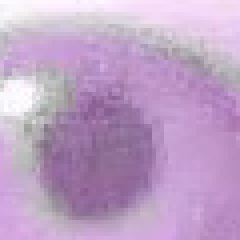
#> input picture OBJ 1 - IMPLEMENTACION/12 - Diametro de la pupila/Opencv - python/cropped_image.png, 60 x 60 px (shown 4 times larger)
$ python hough-example.py
#> lines starting #> are read from the running program, lines starting #| are printed output that depends on the picture
import numpy as np
import cv2 as cv

img = cv.imread('cropped_image.png', cv.IMREAD_GRAYSCALE)
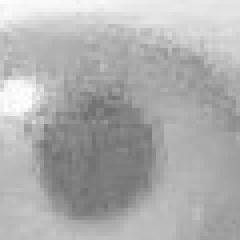
#> img: shape (60, 60) (shown 4 times larger); min 110, max 254, mean 174.1
assert img is not None, "file could not be read, check with os.path.exists()"
img = cv.medianBlur(img,5)
cimg = cv.cvtColor(img,cv.COLOR_GRAY2BGR)

circles = cv.HoughCircles(img,cv.HOUGH_GRADIENT,1,20,
                            param1=50,param2=30,minRadius=0,maxRadius=0)
#> circles = [[24.5, 37.5, 16.6]]

circles = np.uint16(np.around(circles))
#> circles = [[24, 38, 17]]
for i in circles[0,:]:
    # draw the outer circle
    cv.circle(cimg,(i[0],i[1]),i[2],(0,255,0),2)
    # draw the center of the circle
    cv.circle(cimg,(i[0],i[1]),2,(0,0,255),3)
#> this loop made 1 pass
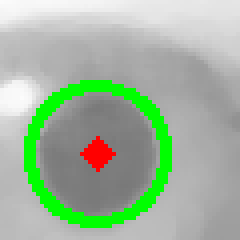
#> cimg: shape (60, 60, 3) (shown 4 times larger); mean B, G, R 157.4, 181.2, 160.3

cv.imshow('detected circles',cimg)
cv.waitKey(0)
cv.destroyAllWindows()
